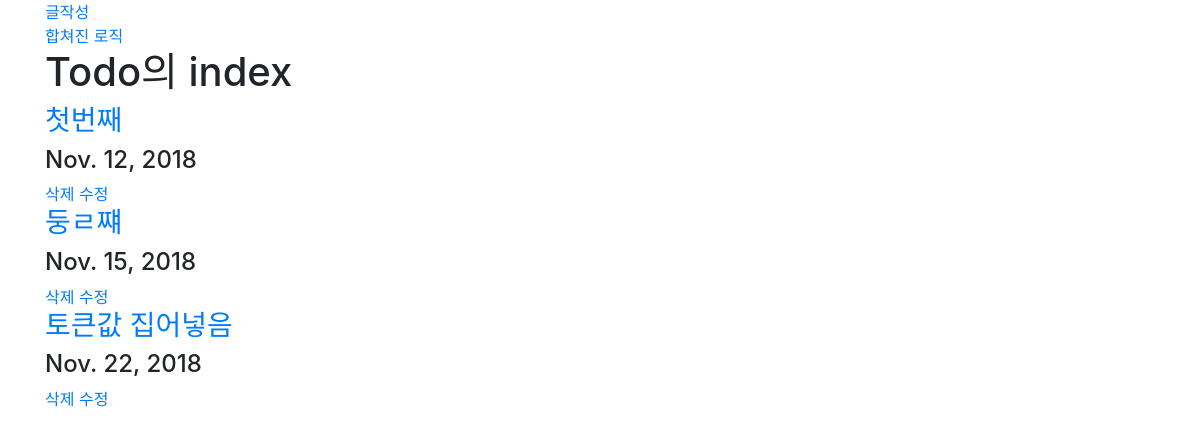
Page /todos/ on the earlier database version.
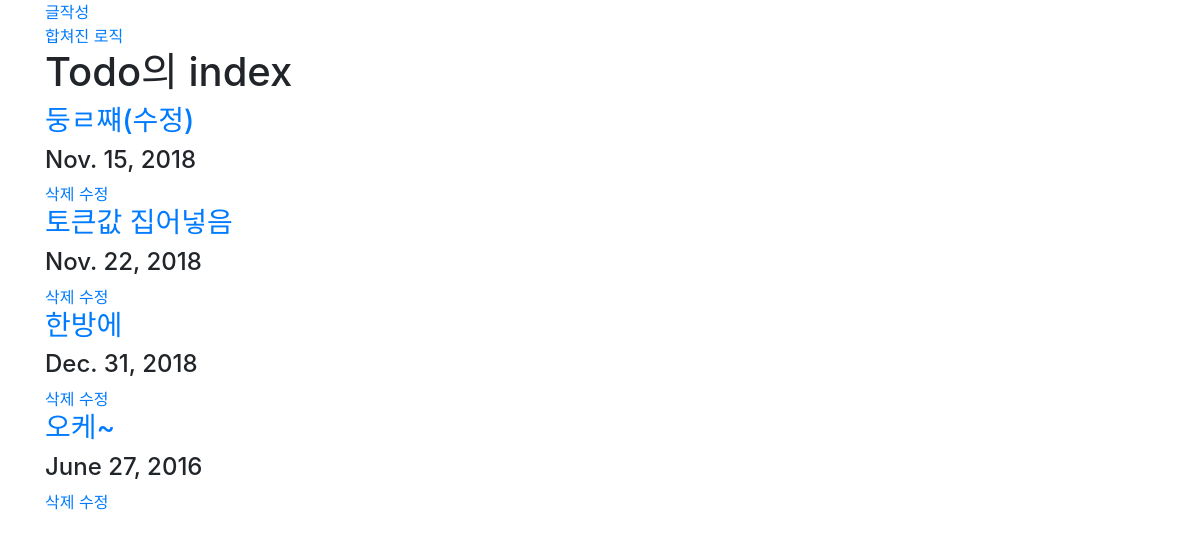
Same page on the later database version.
### todo/models.py (models this page shows, shortened)
class Todo(models.Model):
    title = models.CharField(max_length=50)
    deadline = models.DateField()

### todo/views.py (the view)
# urls.py: path('', views.index),
def index(request):
    todos = Todo.objects.all()
    return render(request, 'todo/index.html', {'todos': todos})

### todo/templates/todo/index.html
{%extends 'todo/base.html'%}
{%block body_block%}
    <a href="/todos/new/">글작성</a><br>
    <a href="/todos/todo_create/">합쳐진 로직</a>
    <h1>Todo의 index</h1>
    {% for todo in todos %}
        <a href='/todos/{{todo.id}}/'><h3>{{todo.title}}</h3></a>
        <h4>{{todo.deadline}}</h4>
        <a href="/todos/{{todo.id}}/delete/">삭제</a>
        <a href="/todos/{{todo.id}}/update/">수정</a><br>
    {% endfor %}
{%endblock%}

### todo/templates/todo/base.html (shortened to what this page needs)
<!DOCTYPE html>
<html lang="en">
<head>
    <link rel="stylesheet" href="https://stackpath.bootstrapcdn.com/bootstrap/4.1.3/css/bootstrap.min.css">
</head>
<body>
    <div class="container">
        {% block body_block %}
        {% endblock %}
    </div>
</body>
</html>

Differences in the rows shown:
removed Todo: title "첫번째", deadline "Nov. 12, 2018"
changed Todo: title "둥ㄹ쨰" → "둥ㄹ쨰(수정)"
added Todo: title "한방에", deadline "Dec. 31, 2018"
added Todo: title "오케~", deadline "June 27, 2016"
